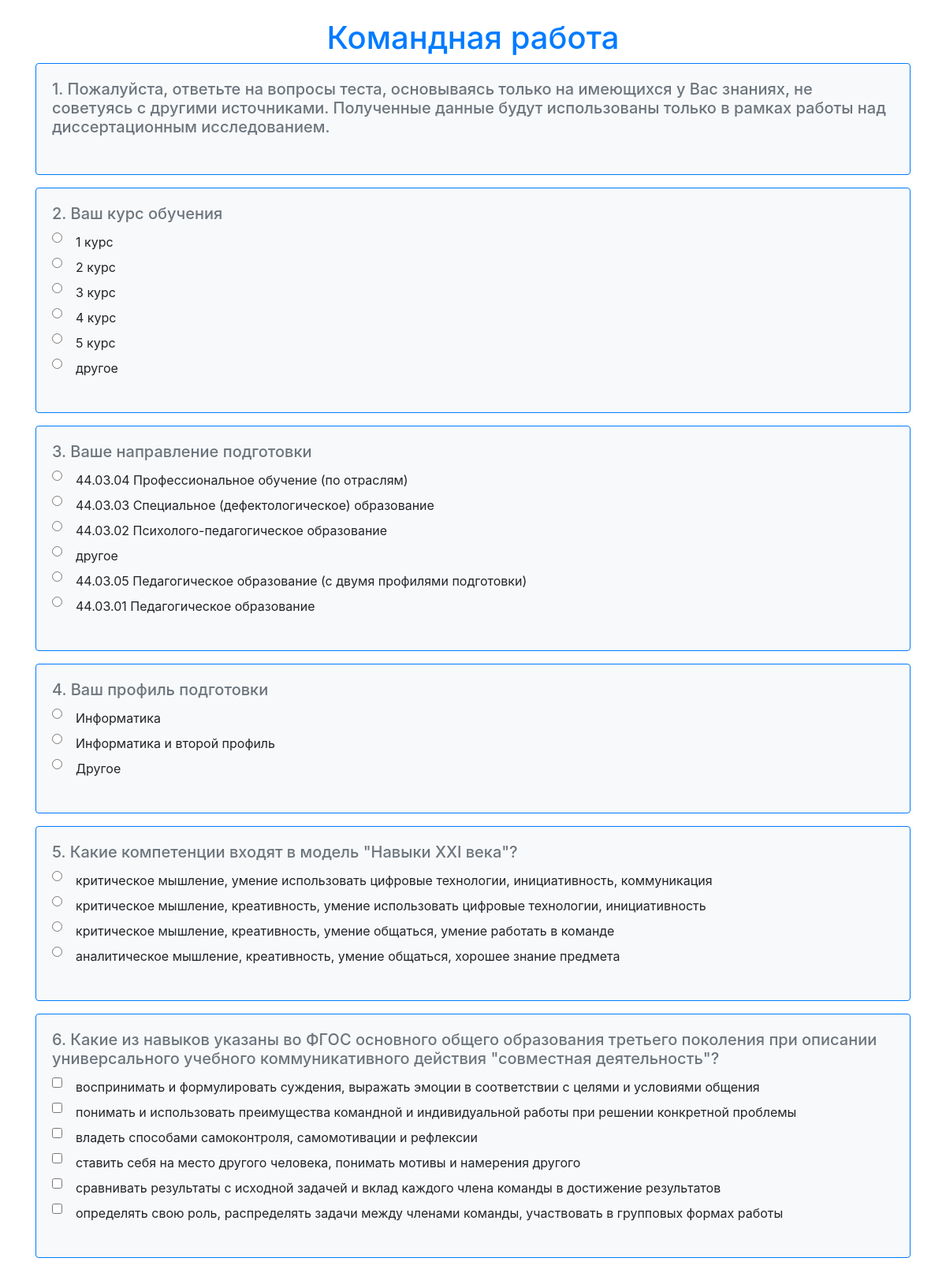
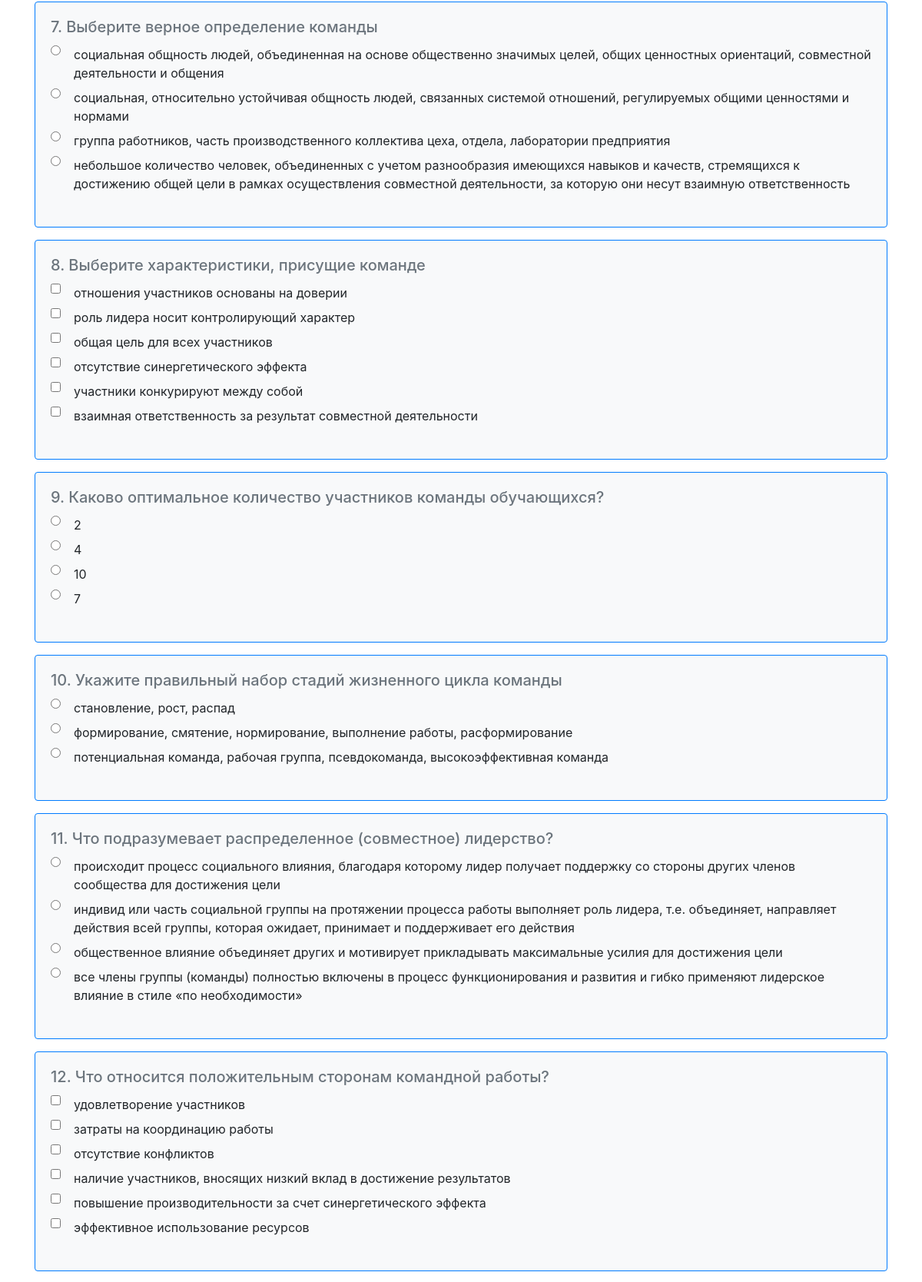
/test/1 (upper part), run on the app's committed database (2 pictures, top to bottom).
### data/polls.py (models this page shows, shortened)
class Poll(SqlAlchemyBase):
    __tablename__ = 'polls'
    id = sqlalchemy.Column(sqlalchemy.Integer,
                           primary_key=True, autoincrement=True)
    title = sqlalchemy.Column(sqlalchemy.String, nullable=False)
    ref = sqlalchemy.Column(sqlalchemy.String, unique=True, nullable=True)
    user_id = sqlalchemy.Column(sqlalchemy.Integer,
                                sqlalchemy.ForeignKey("users.id"))
    user = orm.relation('User')
    questions = orm.relation("Question", back_populates='poll')
    results = orm.relation("Result", back_populates='poll')

### data/questions.py (models this page shows, shortened)
class Question(SqlAlchemyBase):
    __tablename__ = 'questions'
    id = sqlalchemy.Column(sqlalchemy.Integer,
                           primary_key=True, autoincrement=True)
    text = sqlalchemy.Column(sqlalchemy.String, nullable=False)
    type_id = sqlalchemy.Column(sqlalchemy.Integer,
                                sqlalchemy.ForeignKey("types.id"))
    number = sqlalchemy.Column(sqlalchemy.Integer)
    mix = sqlalchemy.Column(sqlalchemy.Boolean, nullable=False)
    type = orm.relation('Type')
    poll_id = sqlalchemy.Column(sqlalchemy.Integer,
                                sqlalchemy.ForeignKey("polls.id"))
    poll = orm.relation('Poll')
    answers = orm.relation("Answer", back_populates='question')

### main.py (the view)
@app.route("/test/<int:id>", methods=['GET', 'POST'])
def test_page(id):
    if id:
        db_sess = db_session.create_session()
        poll = db_sess.query(Poll).filter(Poll.id == id).first()
        questions = poll.questions
        no_answer_questions = list(filter(lambda x: x.type.name == question_types[2], questions))
        one_answer_questions = list(filter(lambda x: x.type.name == question_types[0], questions))
        many_answer_questions = list(filter(lambda x: x.type.name == question_types[1], questions))
        class LocalForm(TestForm): pass
        LocalForm.no_questions = FieldList(FormField(AskForm), min_entries=len(no_answer_questions))
        LocalForm.one_questions = FieldList(FormField(OneAskForm), min_entries=len(one_answer_questions))
        LocalForm.many_questions = FieldList(FormField(ManyAskForm), min_entries=len(many_answer_questions))
        form = LocalForm()
        form.id.data = poll.id
        for i in range(len(no_answer_questions)):
            form.no_questions[i].num.data = no_answer_questions[i].number
            form.no_questions[i].id = no_answer_questions[i].id
            form.no_questions[i].question = no_answer_questions[i].text
        for i in range(len(one_answer_questions)):
            form.one_questions[i].num.data = one_answer_questions[i].number
            form.one_questions[i].id = one_answer_questions[i].id
            form.one_questions[i].question = one_answer_questions[i].text
            o_quest = [(answer.id, answer.text) for answer in one_answer_questions[i].answers]
            if one_answer_questions[i].mix:
                shuffle(o_quest)
            form.one_questions[i].one_answer.choices = o_quest
        for i in range(len(many_answer_questions)):
            form.many_questions[i].num.data = many_answer_questions[i].number
            form.many_questions[i].id = many_answer_questions[i].id
            form.many_questions[i].question = many_answer_questions[i].text
            m_quest = [(answer.id, answer.text) for answer in many_answer_questions[i].answers]
            if many_answer_questions[i].mix:
                shuffle(m_quest)
            form.many_questions[i].many_answer.choices = m_quest
        questions = list(form.no_questions) + list(form.one_questions) + list(form.many_questions)
        questions = sorted(questions, key=lambda x: int(x.num.data))
        if form.validate_on_submit():
            mark = 0
            result = Result()
            result.date = datetime.date.today()
            result.poll_id = form.id.data
            for question in form.one_questions:
                result_question = ResultQuestion()
                current_question = db_sess.query(Question).filter(Question.id == question.id).first()
                result_question.question = current_question
                result_answer = ResultAnswer()
                result_answer.answer = list(filter(lambda x: x.id == question.one_answer.data, current_question.answers))[0]
                if result_answer.answer.right:
                    mark += 1
                result_question.answers.append(result_answer)
                result.questions.append(result_question)
            for question in form.many_questions:
                result_question = ResultQuestion()
                current_question = db_sess.query(Question).filter(Question.id == question.id).first()
                result_question.question = current_question
                ans_mark = 0
                for ans in question.many_answer.data:
                    result_answer = ResultAnswer()
                    result_answer.answer = list(filter(lambda x: x.id == int(ans), current_question.answers))[0]
                    if result_answer.answer.right:
                        ans_mark += 1 / len(list(filter(lambda x: x.right, current_question.answers)))
                    else:
                        ans_mark += 1 / len(list(filter(lambda x: x.right, current_question.answers)))
                    result_question.answers.append(result_answer)
                if ans_mark < 0:
                    ans_mark = 0
                mark += ans_mark
                result.questions.append(result_question)
            result.mark = mark
            db_sess.merge(result)
            db_sess.commit()
            return render_template('thank.html')
        else:
            if form.errors:
                flash('Выберите минимум один ответ в каждом вопросе', 'danger')
    return render_template("test.html",
                           title=poll.title,
                           poll=poll,
                           form=form,
                           questions=questions)

### main.py
        class LocalForm(TestForm): pass

### forms/test.py
class AskForm(Form):
    id = StringField()
    num = StringField()
    question = Label(field_id=0, text='')

### data/db_session.py (called while the page is built)
def create_session() -> Session:
    global __factory
    return __factory()

### templates/test.html (shortened to what this page needs)
<!doctype html>
<html lang="en">
<head>
    <link rel="stylesheet"
          href="https://stackpath.bootstrapcdn.com/bootstrap/4.4.1/css/bootstrap.min.css"
>
</head>
<body>
<main role="main" class="container">
        {% if poll %}
    <br>
        <h1 class="text-primary" align="center">{{poll.title}}</h1>
            <form action="/test/{{poll.id}}" method="post">
                {% for item in questions%}
                    {% if item.errors %}
                        <div class="card border-danger bg-light mb-3">
                    {% else %}
                        <div class="card border-primary bg-light mb-3">
                    {% endif %}
                    <div class="card-body">
                        <h5 class="card-title fw-bold text-secondary">{{item.num.data}}. {{item.question}}</h5>
                       <ul class="list-unstyled">
                            {% if item.many_answer %}
                                {{ item.many_answer }}
                            {% elif item.one_answer %}
                                {{ item.one_answer }}
                            {% endif %}
                        </ul>
                    </div>
                    </div>
                {% endfor %}
            </form>
    {% endif %}
</main>
</body>
</html>

### templates/test.html (style rules this page uses)
li { list-style-type: none; }
ul { float: left; padding-left: 0px; }
input { float: left; display: block; }
label { position: relative; margin-left: 30px; display: block; }

### data on the page
Poll: title "Командная работа"
Question: question "Пожалуйста, ответьте на вопросы теста, основываясь только на имеющихся у Вас знаниях, не советуясь с другими источниками. Полученные данные будут использованы только в рамках работы над диссертационным исследованием."
Question: question "Ваш курс обучения"
Question: question "Ваше направление подготовки"
Question: question "Ваш профиль подготовки"
Question: question "Какие компетенции входят в модель \"Навыки XXI века\"?"
Question: question "Какие из навыков указаны во ФГОС основного общего образования третьего поколения при описании универсального учебного коммуникативного действия \"совместная деятельность\"?"
Question: question "Выберите верное определение команды"
Question: question "Выберите характеристики, присущие команде"
Question: question "Каково оптимальное количество участников команды обучающихся?"
Question: question "Укажите правильный набор стадий жизненного цикла команды"
Question: question "Что подразумевает распределенное (совместное) лидерство?"
Question: question "Что относится положительным сторонам командной работы?"

### other printed values
{{ item.num.data }} "1" "2" "3" "4" "5" "6" "7" "8" "9" "10" "11" "12"
